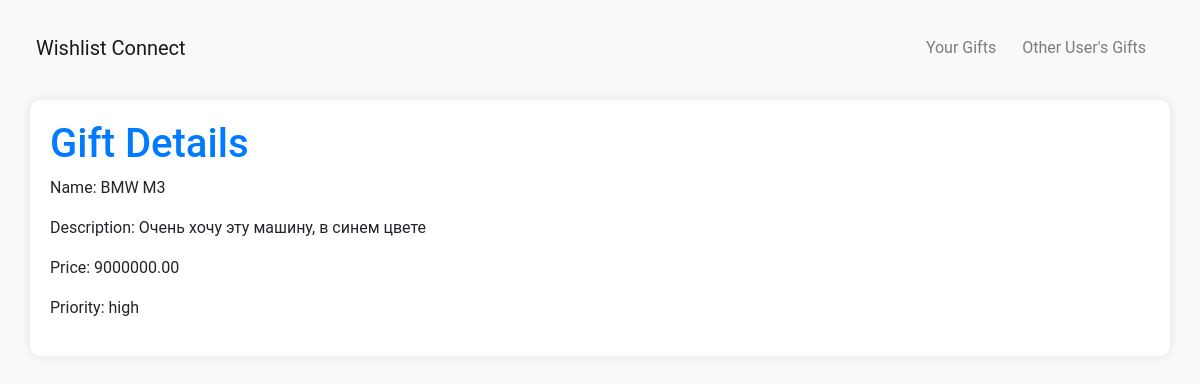
The app's page /api/view-gift/3/ with its own data.
### api/models.py (models this page shows, shortened)
class Gift(models.Model):
    PRIORITY_CHOICES = [
        ('high', 'High'),
        ('medium', 'Medium'),
        ('low', 'Low'),
        ('none', 'None'),
    ]
    STATUS_CHOICES = [
        ('given', 'Given'),
        ('not given', 'Not given'),
        ('booked', 'Booked'),
    ]
    user = models.ForeignKey(User, on_delete=models.CASCADE)
    title = models.CharField(max_length=255)
    description = models.TextField()
    price = models.DecimalField(max_digits=10, decimal_places=2)
    priority = models.CharField(max_length=10, choices=PRIORITY_CHOICES, default='none')
    status = models.CharField(max_length=10, choices=STATUS_CHOICES, default='not given')
    image = models.ImageField(upload_to='gift_images/', blank=True, null=True)

### api/views.py (the view)
# urls.py: path('view-gift/<int:pk>/', view_gift, name='view-gift'),
def view_gift(request, pk):
    gift = get_object_or_404(Gift, pk=pk)
    return render(request, 'view_gift.html', {'gift': gift})

### templates/view_gift.html (shortened to what this page needs)
{% extends 'base.html' %}
{% load i18n %}
{% block content %}
    <h1>{% trans "Gift Details"%}</h1>
    <p>{% trans "Name:"%} {{ gift.title }}</p>
    <p>{% trans "Description:"%} {{ gift.description }}</p>
    <p>{% trans "Price:"%} {{ gift.price }}</p>
    <p>{% trans "Priority:"%} {{gift.priority}}</p>
{% endblock %}

### templates/base.html (style rules this page uses)
body { background-color: #f8f9fa; margin: 20px; font-family: 'Roboto', sans-serif; font-size: 16px; }
h1, h2, h3 { color: #007bff; }

### records on screen
Gift: title "BMW M3", description "Очень хочу эту машину, в синем цвете", price "9000000.00", priority "high"
